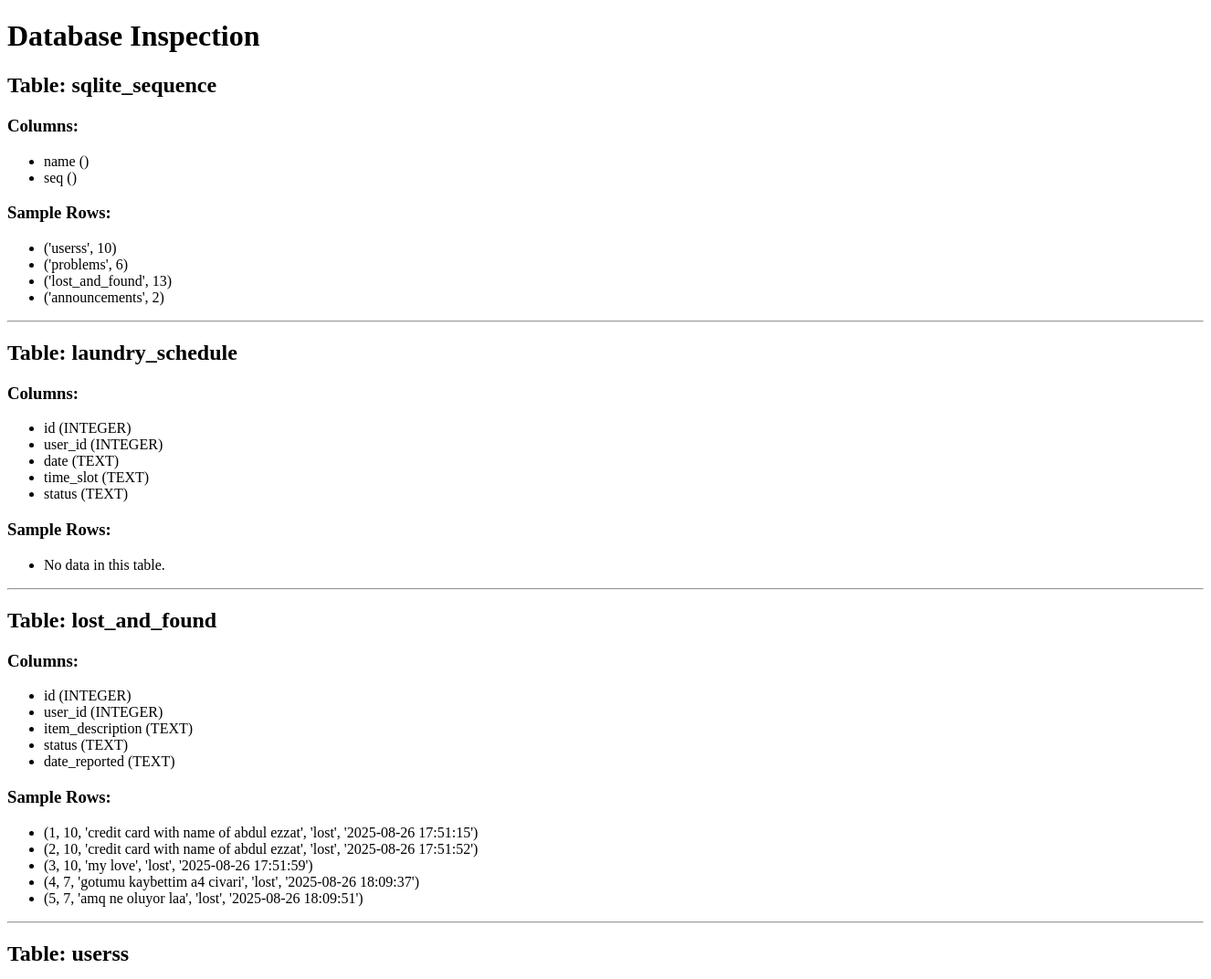
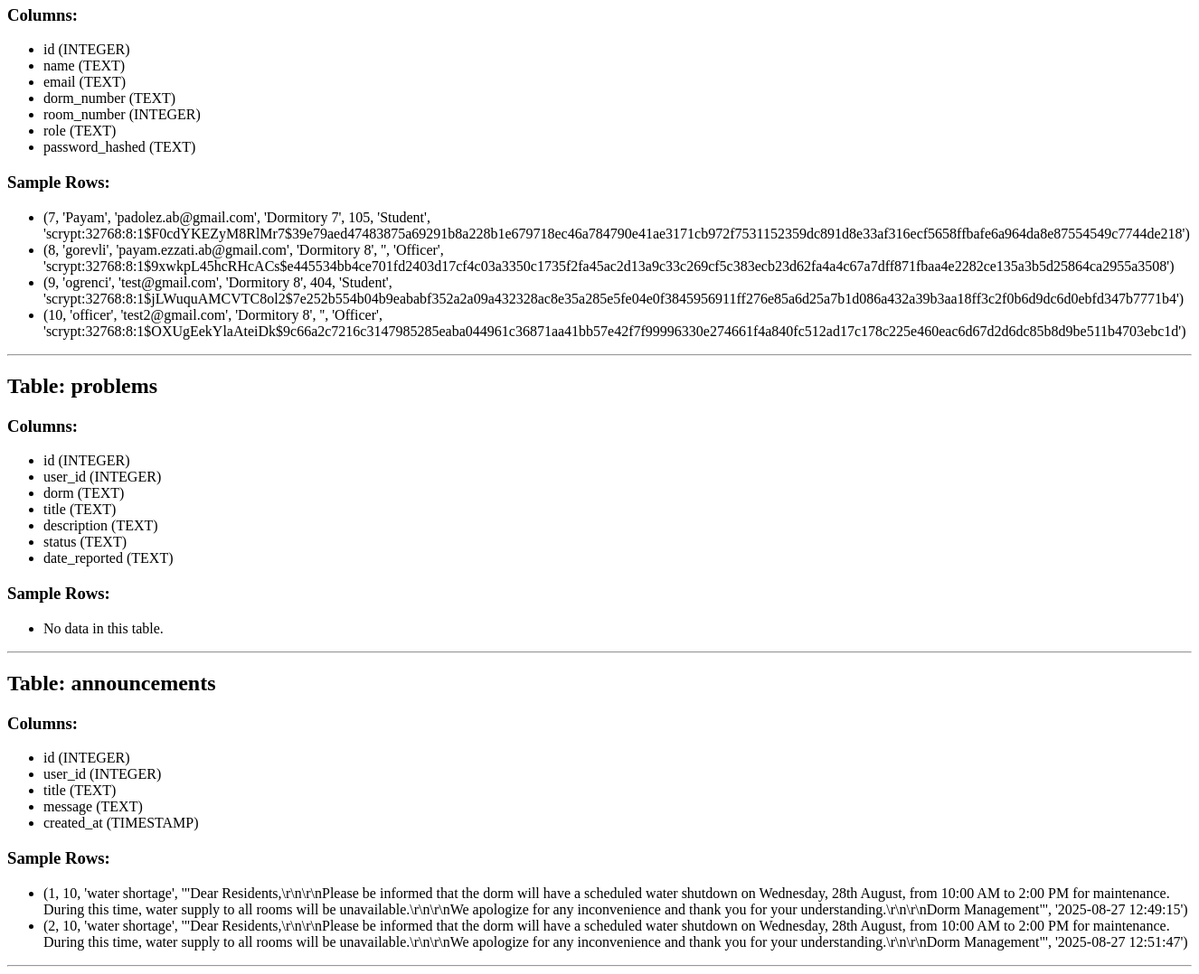
The app's page /inspect, older data (2 pictures, top to bottom).
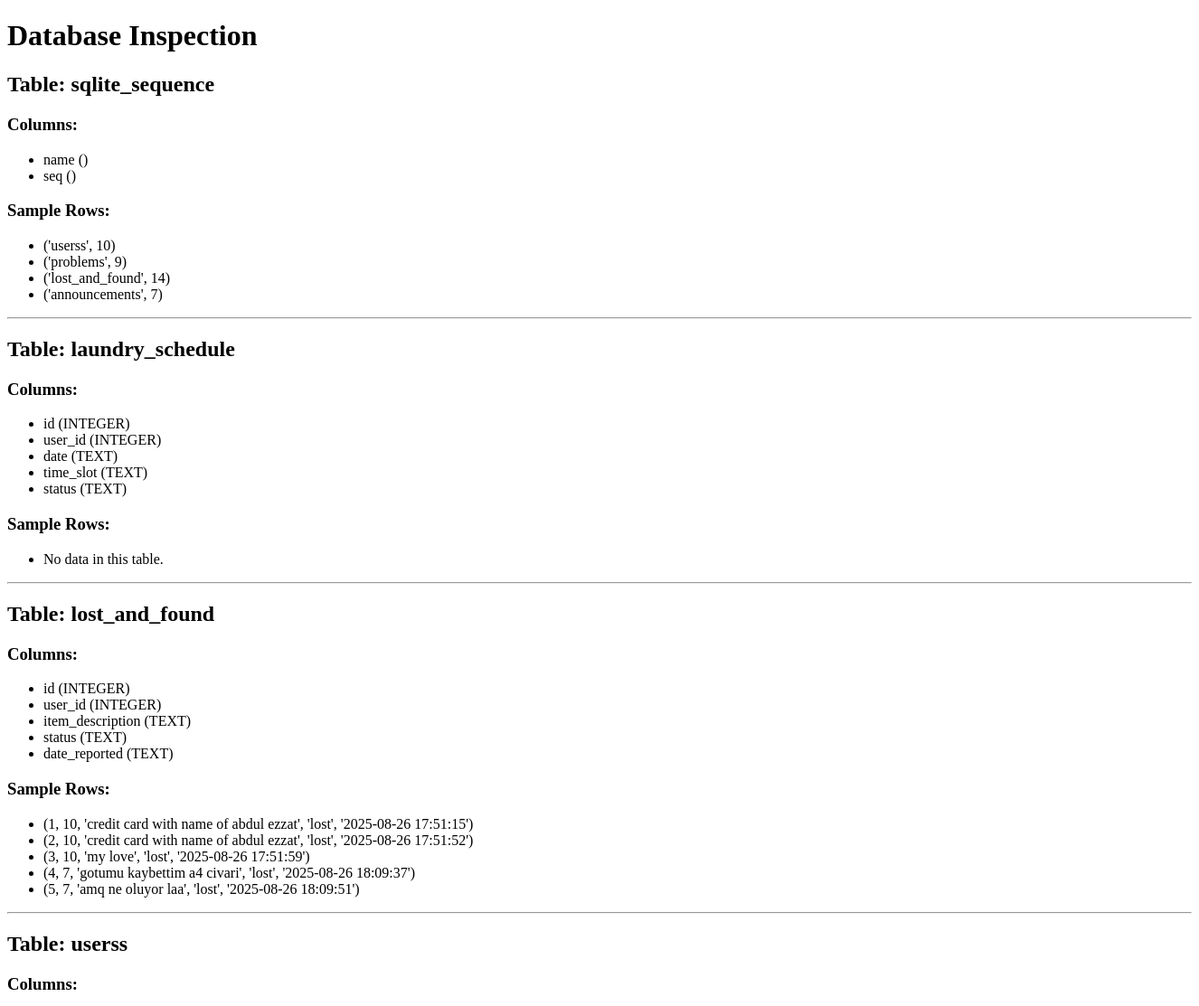
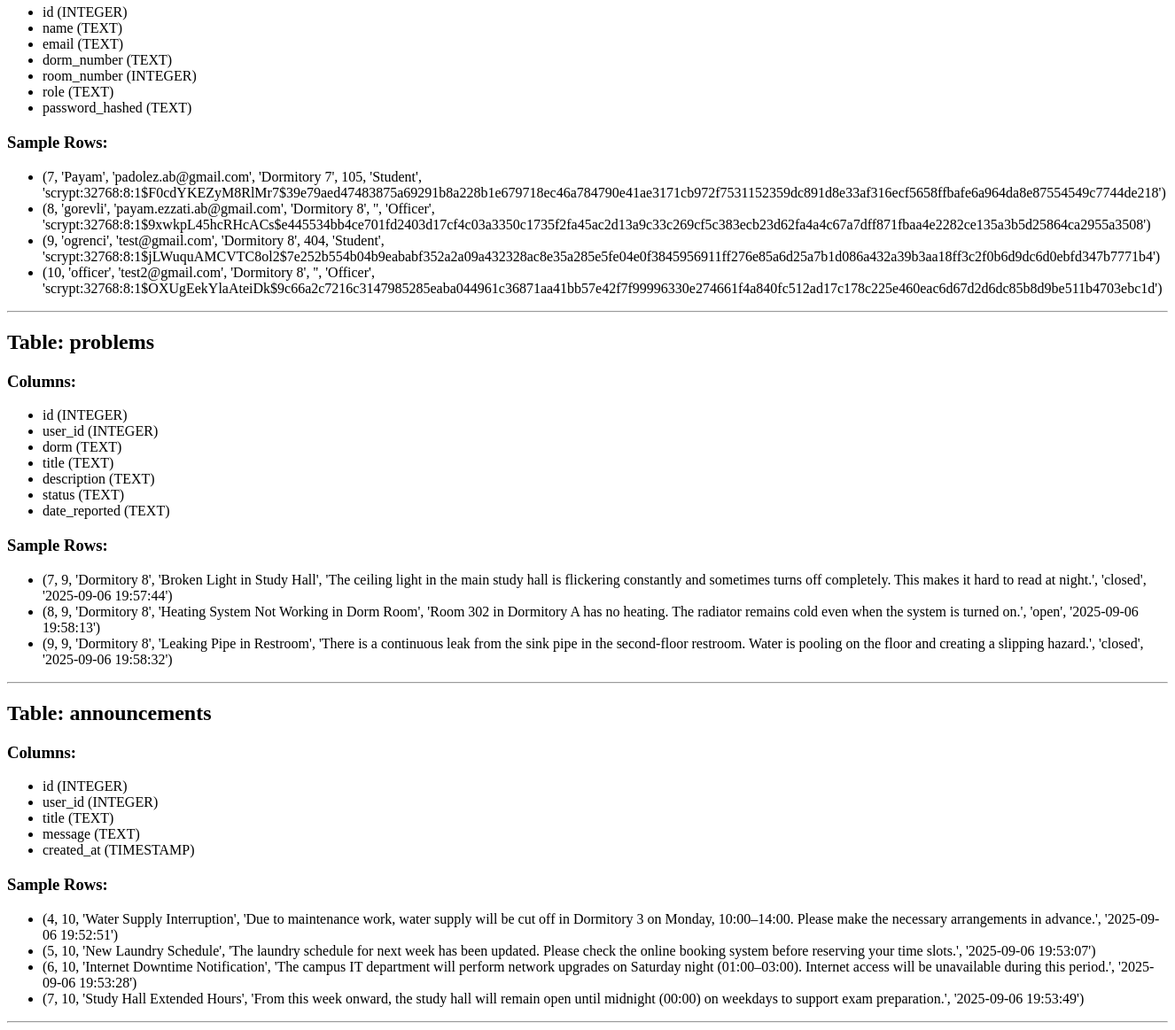
The same page, newer data (2 pictures, top to bottom).
### tables this page shows
CREATE TABLE lost_and_found (
    id INTEGER PRIMARY KEY AUTOINCREMENT,
    user_id INTEGER NOT NULL,
    item_description TEXT NOT NULL,
    status TEXT DEFAULT 'lost',
    date_reported TEXT DEFAULT (datetime('now')),
    FOREIGN KEY (user_id) REFERENCES users(id)
    );

CREATE TABLE userss(
            id INTEGER PRIMARY KEY AUTOINCREMENT,
            name TEXT,
            email TEXT UNIQUE,
            dorm_number TEXT,
            room_number INTEGER,
            role TEXT,
            password_hashed TEXT
        );

CREATE TABLE announcements(
            id INTEGER PRIMARY KEY AUTOINCREMENT,
            user_id INTEGER NOT NULL,
            title TEXT,
            message TEXT,
            created_at TIMESTAMP DEFAULT CURRENT_TIMESTAMP,
            FOREIGN KEY (user_id) REFERENCES userss(id)
        );

CREATE TABLE problems (
    id INTEGER PRIMARY KEY AUTOINCREMENT,
    user_id INTEGER NOT NULL,
    dorm TEXT,
    title TEXT NOT NULL,
    description TEXT NOT NULL,
    status TEXT DEFAULT 'open',
    date_reported TEXT DEFAULT (datetime('now')),
    FOREIGN KEY (user_id) REFERENCES userss(id)
    );

### app.py (the view)
@app.route("/inspect")
def inspect_db():
    conn = sqlite3.connect("dormapp.db")
    cursor = conn.cursor()
    cursor.execute("SELECT name FROM sqlite_master WHERE type='table';")
    tables = cursor.fetchall()
    db_info = []
    for table_tuple in tables:
        table_name = table_tuple[0]
        cursor.execute(f"PRAGMA table_info({table_name});")
        columns = cursor.fetchall()
        cursor.execute(f"SELECT * FROM {table_name} LIMIT 5;")
        rows = cursor.fetchall()
        db_info.append({
            "table": table_name,
            "columns": columns,
            "rows": rows
        })
    conn.close()
    return render_template("inspect.html", db_info=db_info)

### templates/inspect.html (shortened to what this page needs)
<!DOCTYPE html>
<html>
<head>
</head>
<body>
    <h1>Database Inspection</h1>
    {% for table in db_info %}
        <h2>Table: {{ table.table }}</h2>
        <h3>Columns:</h3>
        <ul>
            {% for col in table.columns %}
                <li>{{ col[1] }} ({{ col[2] }})</li>
            {% endfor %}
        </ul>
        <h3>Sample Rows:</h3>
        <ul>
            {% for row in table.rows %}
                <li>{{ row }}</li>
            {% endfor %}
            {% if table.rows|length == 0 %}
                <li>No data in this table.</li>
            {% endif %}
        </ul>
        <hr>
    {% endfor %}
</body>
</html>

Row changes from the older to the newer data that the page shows:
removed announcements: row "(1, 10, 'water shortage', '\"Dear Residents,\\r\\n\\r\\nPlease be informed that the dorm will have a scheduled water shutdown on Wednesday, 28th August, from 10:00 AM to 2:00 PM for maintenance. During this time, water supply to all rooms will be unavailable.\\r\\n\\r\\nWe apologize for any inconvenience and thank you for your understanding.\\r\\n\\r\\nDorm Management\"', '2025-08-27 12:49:15')"
removed announcements: row "(2, 10, 'water shortage', '\"Dear Residents,\\r\\n\\r\\nPlease be informed that the dorm will have a scheduled water shutdown on Wednesday, 28th August, from 10:00 AM to 2:00 PM for maintenance. During this time, water supply to all rooms will be unavailable.\\r\\n\\r\\nWe apologize for any inconvenience and thank you for your understanding.\\r\\n\\r\\nDorm Management\"', '2025-08-27 12:51:47')"
added problems: row "(7, 9, 'Dormitory 8', 'Broken Light in Study Hall', 'The ceiling light in the main study hall is flickering constantly and sometimes turns off completely. This makes it hard to read at night.', 'closed', '2025-09-06 19:57:44')"
added problems: row "(8, 9, 'Dormitory 8', 'Heating System Not Working in Dorm Room', 'Room 302 in Dormitory A has no heating. The radiator remains cold even when the system is turned on.', 'open', '2025-09-06 19:58:13')"
added problems: row "(9, 9, 'Dormitory 8', 'Leaking Pipe in Restroom', 'There is a continuous leak from the sink pipe in the second-floor restroom. Water is pooling on the floor and creating a slipping hazard.', 'closed', '2025-09-06 19:58:32')"
added announcements: row "(4, 10, 'Water Supply Interruption', 'Due to maintenance work, water supply will be cut off in Dormitory 3 on Monday, 10:00–14:00. Please make the necessary arrangements in advance.', '2025-09-06 19:52:51')"
added announcements: row "(5, 10, 'New Laundry Schedule', 'The laundry schedule for next week has been updated. Please check the online booking system before reserving your time slots.', '2025-09-06 19:53:07')"
added announcements: row "(6, 10, 'Internet Downtime Notification', 'The campus IT department will perform network upgrades on Saturday night (01:00–03:00). Internet access will be unavailable during this period.', '2025-09-06 19:53:28')"
added announcements: row "(7, 10, 'Study Hall Extended Hours', 'From this week onward, the study hall will remain open until midnight (00:00) on weekdays to support exam preparation.', '2025-09-06 19:53:49')"
Text that changed along with them:
list line gone: "('problems', 6) ('lost_and_found', 13) ('announcements', 2)"
new list line: "('problems', 9) ('lost_and_found', 14) ('announcements', 7)"
list line gone: "No data in this table."
